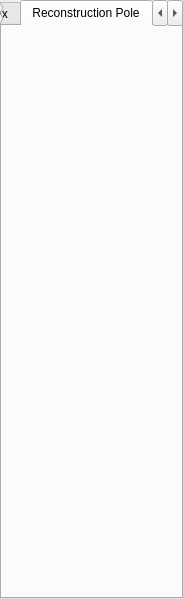
<ui version="4.0" >
 <class>TaskPanel</class>
 <widget class="QWidget" name="TaskPanel" >
  <property name="geometry" >
   <rect>
    <x>0</x>
    <y>0</y>
    <width>183</width>
    <height>599</height>
   </rect>
  </property>
  <property name="sizePolicy" >
   <sizepolicy vsizetype="Preferred" hsizetype="MinimumExpanding" >
    <horstretch>1</horstretch>
    <verstretch>0</verstretch>
   </sizepolicy>
  </property>
  <property name="minimumSize" >
   <size>
    <width>183</width>
    <height>0</height>
   </size>
  </property>
  <property name="maximumSize" >
   <size>
    <width>1024</width>
    <height>16777215</height>
   </size>
  </property>
  <property name="windowTitle" >
   <string>Task Panel</string>
  </property>
  <layout class="QVBoxLayout" >
   <property name="spacing" >
    <number>0</number>
   </property>
   <property name="leftMargin" >
    <number>0</number>
   </property>
   <property name="topMargin" >
    <number>0</number>
   </property>
   <property name="rightMargin" >
    <number>0</number>
   </property>
   <property name="bottomMargin" >
    <number>0</number>
   </property>
   <item>
    <widget class="QTabWidget" name="tabwidget_task_panel" >
     <property name="tabPosition" >
      <enum>QTabWidget::North</enum>
     </property>
     <property name="currentIndex" >
      <number>3</number>
     </property>
     <widget class="QWidget" name="tab_feature" >
      <attribute name="title" >
       <string>Current Feature</string>
      </attribute>
     </widget>
     <widget class="QWidget" name="tab_digitisation" >
      <attribute name="title" >
       <string>New Geometry</string>
      </attribute>
     </widget>
     <widget class="QWidget" name="tab_move_vertex" >
      <attribute name="title" >
       <string>Move Vertex</string>
      </attribute>
     </widget>
     <widget class="QWidget" name="tab_modify_pole" >
      <attribute name="title" >
       <string>Reconstruction Pole</string>
      </attribute>
     </widget>
     <widget class="QWidget" name="tab_topology_tool" >
      <attribute name="title" >
       <string>Topology Tool</string>
      </attribute>
     </widget>
    </widget>
   </item>
  </layout>
 </widget>
 <resources/>
 <connections/>
</ui>
